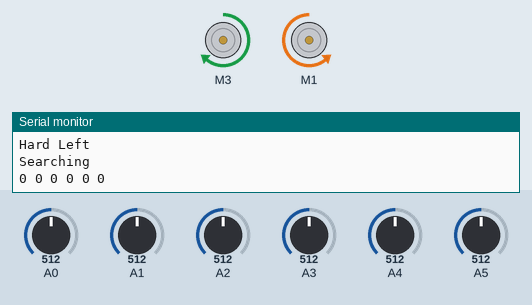
Simulated run of this sketch. Board: Arduino Uno, built with avr-gcc and run on an emulated ATmega328P. Shown: 2 × DC motor (green arrow = forward, orange = backward, longer = faster), the last lines printed to the serial monitor. Inputs (shaded band) come from the test bench; at power-on: A4 = 512, A3 = 512, A5 = 512, A0 = 512, A1 = 512, A2 = 512.

Above: at 1.2 s.
1.3 s: A4 set to 313
4.3 s: A4 set to 286
At 4.59 s:
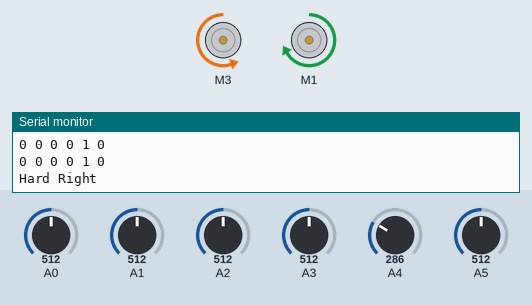
7.3 s: A3 set to 310
10.3 s: A3 set to 289
At 11.5 s:
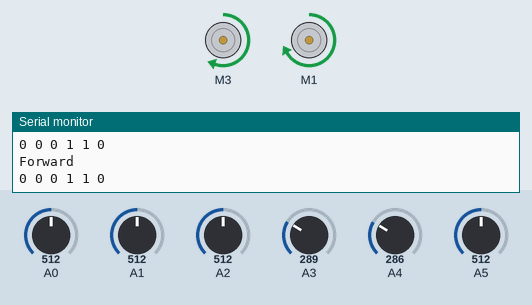
11.8 s: A5 set to 316
13.3 s: A5 set to 291
At 14.4 s:
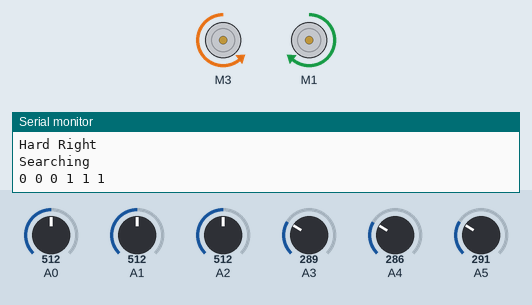
Timing chart, 0 to 15.8 s (numbered marks = the images above; inputs shaded):
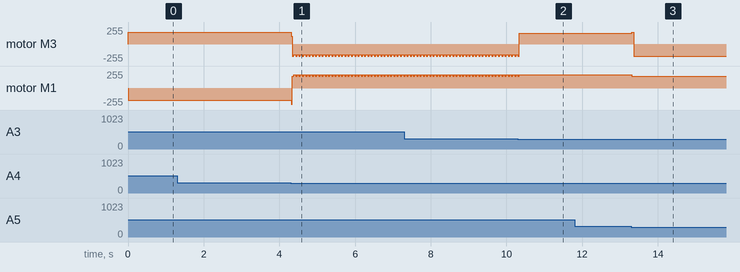

Measured:
- the behaviour switches between 301 and 300 on A4 (found by bisection; images 0 and 1)
- the behaviour switches between 301 and 300 on A3 (found by bisection; images 1 and 2)
- the behaviour switches between 301 and 300 on A5 (found by bisection; images 2 and 3)
- after the input at 4.3 s, motor M3: forward 180/255 → forward 120/255 at once, then repeats every 0.09 s: backward 180/255 0.04 s, backward 158/255 0.05 s; motor M1: backward 180/255 → backward 240/255 at once, then repeats every 0.09 s: forward 180/255 0.04 s, forward 202/255 0.05 s
- after the input at 10.3 s, motor M1: goes on until 10.3 s, then stays forward 202/255
- after the input at 13.3 s, motor M3: forward 158/255 → backward 180/255 at once; motor M1: forward 202/255 → forward 180/255 at once

The sketch:

ppbot.ino
```cpp
#include <AFMotor.h>

AF_DCMotor Left(3);
AF_DCMotor Right(1);


//PID
int IMS = 180; //initial motor speed
int LMS = 180;
int RMS = 180;

int error = 0;
float P=0,I=0,D=0,PID=0;
float prevErr = 0; //previous error
float prevI = 0; //previous integral
float kp =22 ,kd = 38, ki = 1.7;//tune it

int flag=0;


int middleValue = 300;
int sensorVal[6];
int sum = 0, searchFlag=0;

void readSensor();
void Forward();
void Back();
void Stop();
void Search();
void softRight();
void softLeft();
void hardRight();
void hardLeft();
void logic();
void pidFun(); //pid function
void pidExecute(); // analog write via pid upadate


void setup() {

  pinMode(A0,INPUT);
  pinMode(A1,INPUT);
  pinMode(A2,INPUT);
  pinMode(A3,INPUT);
  pinMode(A4,INPUT);
  pinMode(A5,INPUT);

  Serial.begin(9600);
}

void loop() {
  readSensor();
  pidFun(); //pid function

  sum = (sensorVal[0]*32)+(sensorVal[1]*16)+(sensorVal[2]*8)+(sensorVal[3]*4)+(sensorVal[4]*2)+(sensorVal[5]*1);
  pidExecute();
  logic();

}


void readSensor()
{
  for(int i=0; i<6; i++)
  {
    if(analogRead(i)>middleValue)
      sensorVal[5-i] = 0;
     else
      sensorVal[5-i]= 1;

    Serial.print(sensorVal[5-i]);
    Serial.print(' ');
  }
  Serial.println('\n');

}


void logic()
{
  if(sum == 12 || sum == 14 || sum == 24 || sum == 28 || sum == 4 || sum == 6 || sum == 8)//while black or white stripe
  {
    Forward();
    flag=0;
  }
  else if(sum == 63)//while full black (T)
  {
    Stop();

  }

  else if(sum == 15)//right
  {
    softRight();
    flag=1;
  }
  else if(sum == 60) //left
  {
    softLeft();
    flag=1;
  }
  else if(sum == 13)//right angle
  {
    while(sum != 0)
    {
      Forward();

    }

    Stop();
    delay(500);

    while(sum != 12 || sum != 14 || sum != 24 || sum != 28 || sum != 4 || sum != 6 || sum != 8)
    {
      hardRight();
    }
  }
  else if(sum == 44)//left angle
  {
    while(sum != 0)
    {
      Forward();
    }

    Stop();
    delay(500);

    while(sum != 12 || sum != 14 || sum != 24 || sum != 28 || sum != 4 || sum != 6 || sum != 8)
    {
      hardLeft();
    }
  }
  else
  {
    ++searchFlag;
    if(searchFlag>3){
      searchFlag=0;
     Search();
    }
  }
}


void pidExecute()
{
  LMS = IMS+PID;
  RMS = IMS-PID;
  constrain(LMS,0,255);
  constrain(RMS,0,255);

  Left.setSpeed(LMS);
  Right.setSpeed(RMS);
}

void pidFun()
{
  if(sensorVal[0] == 1 && sensorVal[1] == 0 && sensorVal[2] == 0 && sensorVal[3] == 0 && sensorVal[4] == 0 && sensorVal[5] == 0)
  {
    error = -3;

  }
  else if(sensorVal[0] == 1 && sensorVal[1] == 1 && sensorVal[2] == 0 && sensorVal[3] == 0 && sensorVal[4] == 0 && sensorVal[5] == 0)
  {
    error =-2.4;

  }
  else if(sensorVal[0] == 0 && sensorVal[1] == 1 && sensorVal[2] == 0 && sensorVal[3] == 0 && sensorVal[4] == 0 && sensorVal[5] == 0)
  {
    error = -1.8;
  }
    else if(sensorVal[0] == 0 && sensorVal[1] == 1 && sensorVal[2] == 1 && sensorVal[3] == 0 && sensorVal[4] == 0 && sensorVal[5] == 0)
  {
    error = -1.2;
  }
  else if(sensorVal[0] == 0 && sensorVal[1] == 0 && sensorVal[2] == 1 && sensorVal[3] == 0 && sensorVal[4] == 0 && sensorVal[5] == 0)
  {
    error = -0.6;
  }
    else if(sensorVal[0] == 0 && sensorVal[1] == 0 && sensorVal[2] == 1 && sensorVal[3] == 1 && sensorVal[4] == 0 && sensorVal[5] == 0)
  {
    error = 0;
  }
  else if(sensorVal[0] == 0 && sensorVal[1] == 0 && sensorVal[2] == 0 && sensorVal[3] == 1 && sensorVal[4] == 0 && sensorVal[5] == 0)
  {
    error = 0.6;
  }
    else if(sensorVal[0] == 0 && sensorVal[1] == 0 && sensorVal[2] == 0 && sensorVal[3] == 1 && sensorVal[4] == 1 && sensorVal[5] == 0)
  {
    error = 1.2;
  }
  else if(sensorVal[0] == 0 && sensorVal[1] == 0 && sensorVal[2] == 0 && sensorVal[3] == 0 && sensorVal[4] == 1 && sensorVal[5] == 0)
  {
    error = 1.8;
  }
    else if(sensorVal[0] == 0 && sensorVal[1] == 0 && sensorVal[2] == 0 && sensorVal[3] == 0 && sensorVal[4] == 1 && sensorVal[5] == 1)
  {
    error = 2.4;
  }
  else if(sensorVal[0] == 0 && sensorVal[1] == 0 && sensorVal[2] == 0 && sensorVal[3] == 0 && sensorVal[4] == 0 && sensorVal[5] == 1)
  {
    error = 3;
  }
  else{
    error = 0;
    P=0;I=0;D=0;PID=0;
    prevErr = 0;
    prevI = 0;
  }


  P = error;
  I = I+prevI;
  D = error-prevErr;
  PID = (kp*P) + (kd*D) + (ki*I);
  prevErr = error;
  prevI = I;
}

void Forward()
{
  Left.run(FORWARD);
  Right.run(FORWARD);
  Serial.println("Forward");
}

void Back()
{
  Left.setSpeed(IMS);
  Right.setSpeed(IMS);

  Left.run(BACKWARD);
  Right.run(BACKWARD);
  Serial.println("Backward");
}

//INA,INB LEFT
void softRight()
{
  Left.setSpeed(IMS);
  Right.setSpeed(0);

  Left.run(FORWARD);
  Right.run(RELEASE);
  Serial.println("Soft Left");
}
void softLeft()
{
  Left.setSpeed(0);
  Right.setSpeed(IMS);

  Left.run(RELEASE);
  Right.run(FORWARD);
  Serial.println("Soft Right");
}
void hardRight()
{
  Left.setSpeed(IMS);
  Right.setSpeed(IMS);

  Left.run(FORWARD);
  Right.run(BACKWARD);
  Serial.println("Hard Left");
}
void hardLeft()
{
  Left.setSpeed(IMS);
  Right.setSpeed(IMS);

  Left.run(BACKWARD);
  Right.run(FORWARD);
  Serial.println("Hard Right");
}
void Stop()
{
  Left.setSpeed(0);
  Right.setSpeed(0);

  Left.run(RELEASE);
  Right.run(RELEASE);
  Serial.println("Stop");
}
void Search()
{
  if(sum>12)
  {
    hardLeft();
  }
  else{
    hardRight();
  }
  Serial.println("Searching");
}
```
